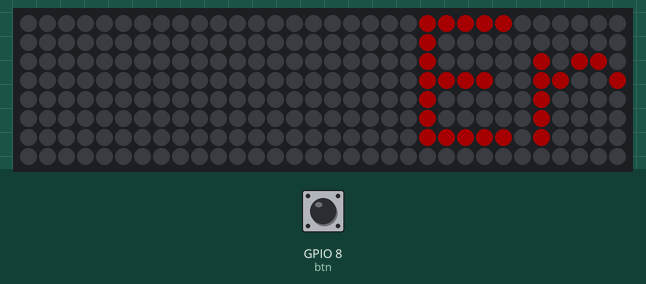
Bench run of a sketch on a simulated ESP32-S3. Parts: 32×8 RGB LED matrix (first LED top left, wired row by row). The inputs (shaded band) are chosen by the test bench; at power-on: GPIO 8 (btn) LOW. Dim RGB values are drawn brighter than linear; what the sketch prints to the serial monitor is not drawn.

Above: at 1.25 s.
1.3 s: GPIO 8 (btn) pulled HIGH for 0.15 s
At 1.36 s:
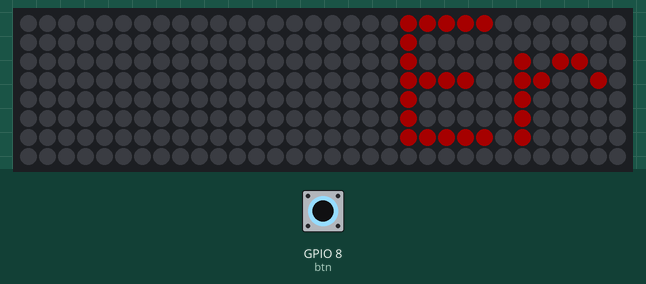
At 20.14 s:
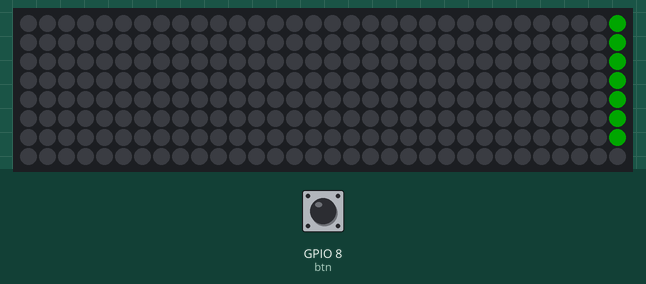

The sketch:

MatrizLed_Esp32.ino
```cpp
#include <Adafruit_GFX.h>
#include <Adafruit_NeoMatrix.h>
#include <Adafruit_NeoPixel.h>
#ifndef PSTR
#define PSTR // Make Arduino Due happy
#endif

#define PIN 6
int btn = 8;
int val;
String res;

// Forma en la que se va a imprimir el valor
Adafruit_NeoMatrix matrix = Adafruit_NeoMatrix(8, 8, 4, 1, PIN,
  NEO_TILE_TOP   + NEO_TILE_LEFT   + NEO_TILE_COLUMNS   + NEO_TILE_PROGRESSIVE +
  NEO_MATRIX_TOP + NEO_MATRIX_LEFT + NEO_MATRIX_COLUMNS + NEO_MATRIX_ZIGZAG,
  NEO_GRB + NEO_KHZ800);

const uint16_t colors[] = {
  matrix.Color(255, 0, 0), matrix.Color(0, 255, 0), matrix.Color(0, 0, 255) };

void setup() {
  matrix.begin();
  matrix.setTextWrap(false);
  matrix.setBrightness(40);
  matrix.setTextColor(colors[0]);
  pinMode (btn, INPUT);
  Serial.begin(9600);
}

int x    = matrix.width();
int pass = 0;

void loop() {
  // Se lee el sensor y de acuerdo al valor se muestra un mensaje en la matríz
  val = digitalRead (btn);
  if (val == HIGH) {
    res = "Sin presionar";
  }else{
    res = "Presionado";
  }
  String imp = "Erik Daniel Méndez"+res;
  Serial.println(imp);

  // Mover el mensaje por la matríz
  matrix.fillScreen(0);
  matrix.setCursor(x, 0);
  matrix.print(imp);
  if(--x < -150) {
    x = matrix.width();
    if(++pass >= 3) pass = 0;
    matrix.setTextColor(colors[pass]);
  }
  matrix.show();
  delay(100);
}
```
